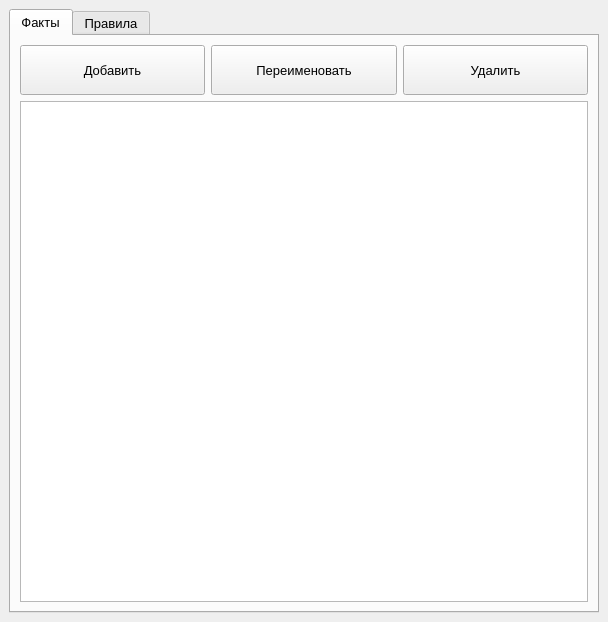
<?xml version="1.0" encoding="UTF-8"?>
<ui version="4.0">
 <class>DatabaseEditWindow</class>
 <widget class="QMainWindow" name="DatabaseEditWindow">
  <property name="geometry">
   <rect>
    <x>0</x>
    <y>0</y>
    <width>608</width>
    <height>622</height>
   </rect>
  </property>
  <property name="font">
   <font>
    <family>Arial</family>
    <pointsize>10</pointsize>
   </font>
  </property>
  <property name="windowTitle">
   <string>Редактирование базы знаний</string>
  </property>
  <widget class="QWidget" name="centralwidget">
   <layout class="QGridLayout" name="gridLayout">
    <item row="0" column="0">
     <widget class="QTabWidget" name="tabWidget">
      <property name="currentIndex">
       <number>0</number>
      </property>
      <widget class="QWidget" name="tabFacts">
       <attribute name="title">
        <string>Факты</string>
       </attribute>
       <layout class="QVBoxLayout" name="verticalLayout_2">
        <item>
         <layout class="QVBoxLayout" name="verticalLayout" stretch="1,10">
          <item>
           <layout class="QHBoxLayout" name="horizontalLayout">
            <item>
             <widget class="QPushButton" name="buttonFactsAdd">
              <property name="sizePolicy">
               <sizepolicy hsizetype="Expanding" vsizetype="Expanding">
                <horstretch>0</horstretch>
                <verstretch>0</verstretch>
               </sizepolicy>
              </property>
              <property name="text">
               <string>Добавить</string>
              </property>
             </widget>
            </item>
            <item>
             <widget class="QPushButton" name="buttonFactsRename">
              <property name="enabled">
               <bool>true</bool>
              </property>
              <property name="sizePolicy">
               <sizepolicy hsizetype="Expanding" vsizetype="Expanding">
                <horstretch>0</horstretch>
                <verstretch>0</verstretch>
               </sizepolicy>
              </property>
              <property name="text">
               <string>Переименовать</string>
              </property>
             </widget>
            </item>
            <item>
             <widget class="QPushButton" name="buttonFactsDelete">
              <property name="enabled">
               <bool>true</bool>
              </property>
              <property name="sizePolicy">
               <sizepolicy hsizetype="Expanding" vsizetype="Expanding">
                <horstretch>0</horstretch>
                <verstretch>0</verstretch>
               </sizepolicy>
              </property>
              <property name="text">
               <string>Удалить</string>
              </property>
             </widget>
            </item>
           </layout>
          </item>
          <item>
           <widget class="QListWidget" name="listWidgetFacts"/>
          </item>
         </layout>
        </item>
       </layout>
      </widget>
      <widget class="QWidget" name="tabRules">
       <attribute name="title">
        <string>Правила</string>
       </attribute>
       <layout class="QVBoxLayout" name="verticalLayout_5">
        <item>
         <layout class="QVBoxLayout" name="verticalLayout_3" stretch="1,8">
          <item>
           <layout class="QHBoxLayout" name="horizontalLayout_2">
            <item>
             <widget class="QPushButton" name="buttonRulesAdd">
              <property name="enabled">
               <bool>true</bool>
              </property>
              <property name="sizePolicy">
               <sizepolicy hsizetype="Expanding" vsizetype="Expanding">
                <horstretch>0</horstretch>
                <verstretch>0</verstretch>
               </sizepolicy>
              </property>
              <property name="text">
               <string>Добавить</string>
              </property>
             </widget>
            </item>
            <item>
             <widget class="QPushButton" name="buttonRulesDelete">
              <property name="enabled">
               <bool>true</bool>
              </property>
              <property name="sizePolicy">
               <sizepolicy hsizetype="Expanding" vsizetype="Expanding">
                <horstretch>0</horstretch>
                <verstretch>0</verstretch>
               </sizepolicy>
              </property>
              <property name="text">
               <string>Удалить</string>
              </property>
             </widget>
            </item>
           </layout>
          </item>
          <item>
           <widget class="QListWidget" name="listWidgetRules"/>
          </item>
         </layout>
        </item>
        <item>
         <layout class="QVBoxLayout" name="verticalLayout_4" stretch="1,8">
          <item>
           <layout class="QHBoxLayout" name="horizontalLayout_3">
            <item>
             <widget class="QPushButton" name="buttonRulesFactsAdd">
              <property name="enabled">
               <bool>true</bool>
              </property>
              <property name="sizePolicy">
               <sizepolicy hsizetype="Expanding" vsizetype="Expanding">
                <horstretch>0</horstretch>
                <verstretch>0</verstretch>
               </sizepolicy>
              </property>
              <property name="text">
               <string>Добавить</string>
              </property>
             </widget>
            </item>
            <item>
             <widget class="QPushButton" name="buttonRulesFactsDelete">
              <property name="enabled">
               <bool>true</bool>
              </property>
              <property name="sizePolicy">
               <sizepolicy hsizetype="Expanding" vsizetype="Expanding">
                <horstretch>0</horstretch>
                <verstretch>0</verstretch>
               </sizepolicy>
              </property>
              <property name="text">
               <string>Удалить</string>
              </property>
             </widget>
            </item>
           </layout>
          </item>
          <item>
           <widget class="QListWidget" name="listWidgetRulesFacts"/>
          </item>
         </layout>
        </item>
       </layout>
      </widget>
     </widget>
    </item>
   </layout>
  </widget>
 </widget>
 <resources/>
 <connections/>
</ui>
